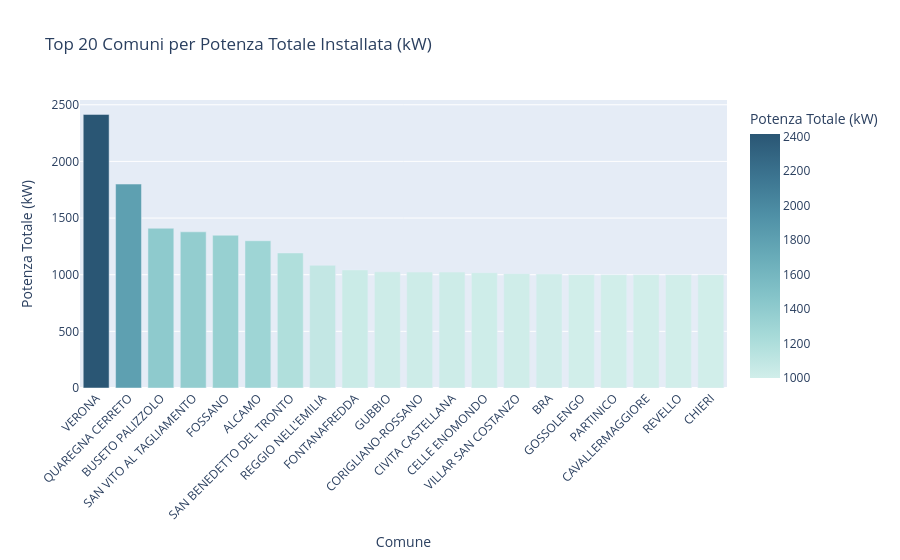

Notebook source saved alongside this figure:
### Code cell
import pandas as pd
import plotly.express as px




#  Aggregazione per Comune
comuni_df = df.groupby(['comune', 'provincia', 'regione']).agg(
    tot_impianti=('numero_impianti', 'sum'),
    tot_utenze=('numero_utenze', 'sum'),
    tot_potenza_kw=('potenza_totale_kw', 'sum')
).reset_index()

# Top 20 Comuni ordinati per potenza
top_20_comuni = comuni_df.sort_values(by='tot_potenza_kw', ascending=False).head(20)

#  Grafico a barre interattivo
fig_comuni = px.bar(
    top_20_comuni,
    x='comune',
    y='tot_potenza_kw',
    color='tot_potenza_kw',
    color_continuous_scale='Teal',
    hover_data={
        'provincia': True,
        'regione': True,
        'tot_impianti': True,
        'tot_utenze': True,
        'tot_potenza_kw': ':.2f'
    },
    labels={
        'comune': 'Comune',
        'tot_potenza_kw': 'Potenza Totale (kW)',
        'tot_impianti': 'Numero Impianti',
        'tot_utenze': 'Numero Utenze'
    },
    title='Top 20 Comuni per Potenza Totale Installata (kW)'
)

fig_comuni.update_layout(xaxis_tickangle=-45)
fig_comuni.show()

# Salvataggio come pagina HTML autonoma
fig_comuni.write_html("top_comuni_interattivo.html")

### Figure 1 — Plotly figure (JSON) as saved in the notebook; plotly's stock layout.template omitted (floating-point values rounded to 4 significant figures)
{"data": [{"customdata": [["VERONA", "VENETO", 4, 33], ["BIELLA", "PIEMONTE", 2, 25], ["TRAPANI", "SICILIA", 2, 2], ["PORDENONE", "FRIULI VENEZIA GIULIA", 11, 20], ["CUNEO", "PIEMONTE", 3, 8], ["TRAPANI", "SICILIA", 2, 61], ["ASCOLI PICENO", "MARCHE", 3, 38], ["REGGIO NELL'EMILIA", "EMILIA ROMAGNA", 6, 25], ["PORDENONE", "FRIULI VENEZIA GIULIA", 4, 32], ["PERUGIA", "UMBRIA", 5, 50], ["COSENZA", "CALABRIA", 3, 6], ["VITERBO", "LAZIO", 43, 65], ["ASTI", "PIEMONTE", 3, 45], ["CUNEO", "PIEMONTE", 2, 14], ["CUNEO", "PIEMONTE", 2, 45], ["PIACENZA", "EMILIA ROMAGNA", 2, 11], ["PALERMO", "SICILIA", 1, 2], ["CUNEO", "PIEMONTE", 1, 110], ["CUNEO", "PIEMONTE", 1, 37], ["TORINO", "PIEMONTE", 1, 11]], "hovertemplate": "Comune=%{x}<br>Potenza Totale (kW)=%{marker.color:.2f}<br>provincia=%{customdata[0]}<br>regione=%{customdata[1]}<br>Numero Impianti=%{customdata[2]}<br>Numero Utenze=%{customdata[3]}<extra></extra>", "legendgroup": "", "marker": {"color": [2415.0, 1800.0, 1410.0, 1378.0, 1348.0, 1300.0, 1192.0, 1083.0, 1042.0, 1025.0, 1023.0, 1023.0, 1018.0, 1009.0, 1006.0, 1000.0, 999.9, 999.9, 999.6, 999.6], "coloraxis": "coloraxis", "pattern": {"shape": ""}}, "name": "", "orientation": "v", "showlegend": false, "textposition": "auto", "type": "bar", "x": ["VERONA", "QUAREGNA CERRETO", "BUSETO PALIZZOLO", "SAN VITO AL TAGLIAMENTO", "FOSSANO", "ALCAMO", "SAN BENEDETTO DEL TRONTO", "REGGIO NELL'EMILIA", "FONTANAFREDDA", "GUBBIO", "CORIGLIANO-ROSSANO", "CIVITA CASTELLANA", "CELLE ENOMONDO", "VILLAR SAN COSTANZO", "BRA", "GOSSOLENGO", "PARTINICO", "CAVALLERMAGGIORE", "REVELLO", "CHIERI"], "xaxis": "x", "y": [2415.0, 1800.0, 1410.0, 1378.0, 1348.0, 1300.0, 1192.0, 1083.0, 1042.0, 1025.0, 1023.0, 1023.0, 1018.0, 1009.0, 1006.0, 1000.0, 999.9, 999.9, 999.6, 999.6], "yaxis": "y"}], "layout": {"barmode": "relative", "coloraxis": {"colorbar": {"title": {"text": "Potenza Totale (kW)"}}, "colorscale": [[0, "rgb(209, 238, 234)"], [0.1667, "rgb(168, 219, 217)"], [0.3333, "rgb(133, 196, 201)"], [0.5, "rgb(104, 171, 184)"], [0.6667, "rgb(79, 144, 166)"], [0.8333, "rgb(59, 115, 143)"], [1, "rgb(42, 86, 116)"]]}, "legend": {"tracegroupgap": 0}, "title": {"text": "Top 20 Comuni per Potenza Totale Installata (kW)"}, "xaxis": {"anchor": "y", "domain": [0, 1], "tickangle": -45, "title": {"text": "Comune"}}, "yaxis": {"anchor": "x", "domain": [0, 1], "title": {"text": "Potenza Totale (kW)"}}}}
